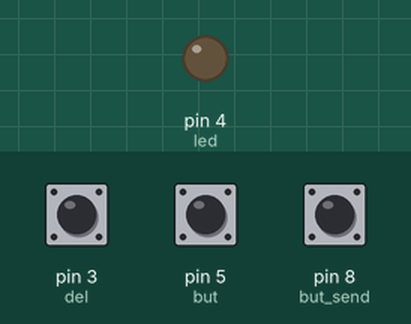
Simulated run of this sketch. Board: Arduino Uno, built with avr-gcc and run on an emulated ATmega328P. On the bench: output pins drawn as LEDs (lit = HIGH). Inputs (shaded band) come from the test bench; at power-on: pin 5 (but) HIGH, pin 3 (del) HIGH, pin 8 (but_send) HIGH. No radio packets arrive unless stated; what the sketch prints to the serial monitor is not drawn.

Above: at 1.2 s.
1.3 s: pin 5 (but) pulled LOW for 0.15 s
At 1.37 s:
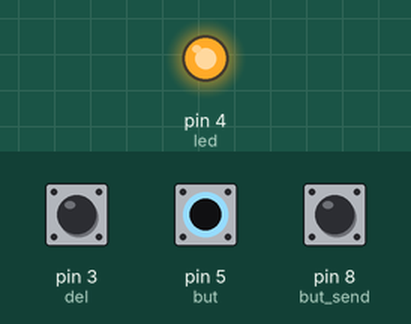
5.4 s: pin 5 (but) pulled LOW for 1 s
At 6.9 s:
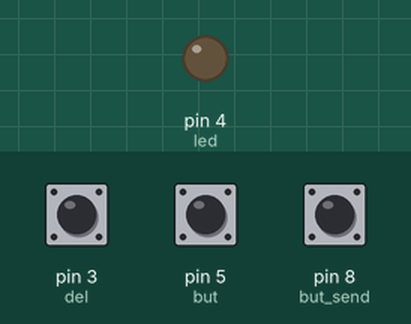
10.2 s: pin 5 (but) pulled LOW for 3.2 s
At 11.0 s:
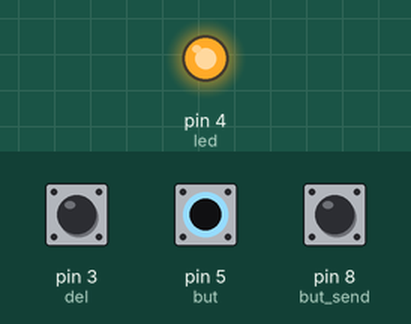
Timing chart, 0 to 14.9 s (numbered marks = the images above; inputs shaded):
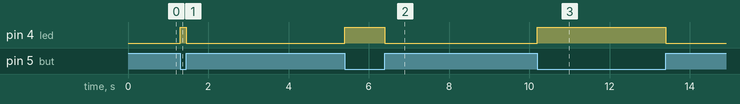

The sketch:

serial2.ino
```cpp
/* String tone = "-... ..- -. .- ";


  Morse code - Receiver

  modified on 14 Apr 2019
  by Saeed Hosseini @ Electropeak
  https://electropeak.com/learn

*/
#include <LiquidCrystal.h>
#include <SPI.h>
#include <nRF24L01.h>
#include <RF24.h>
struct record
{
    String mesaj;
    boolean state=1;
};

typedef struct record Record;
Record  button_state,button_state1 ;
RF24 radio(9, 10); // CE, CSN(pini nrf01)

// Create an LCD object. Parameters: (RS, E, D4, D5, D6, D7):
//LiquidCrystal lcd = LiquidCrystal(2, 3, 4, 5, 6, 7);
//boolean button_state = 1;
//boolean button_state1 = 1;
const byte addresses [][6] = {"00001", "00002"};  //Setting the two addresses. One for transmitting and one for receiving
// Create an LCD object. Parameters: (RS, E, D4, D5, D6, D7):
//LiquidCrystal lcd = LiquidCrystal(2, 3, 4, 5, 6, 7);
String code = "";
int len = 0;
char ch;
int ok;
char new_char;
int i1=0;
int i2=1;
const int but_send=8;
const int but = 5;
const int led = 4;
const int del = 3;
String a="";
unsigned long pres_len = 0, rel_time, pres_time = 0, old_time_len = 0, old_pres = 0, space = 0;
int state = 0;
int unit_delay = 250;
int min_delay = 10;
int buttonState = 0;

char MakeString()
{
  if (pres_len < (unit_delay*3) && pres_len > 50)
  {
    return '.';                        //if button press less than 0.6sec, it is a dot
  }
  else if (pres_len > (unit_delay*3))
  {
    return '-';                        //if button press more than 0.6sec, it is a dash
  }
}

void Morse_decod()
{
  static String morse[] = {".-", "-...", "-.-.", "-..", ".", "..-.", "--.", "....",
                             "..", ".---", "-.-", ".-..", "--", "-.", "---", ".--.", "--.-",
                             ".-.", "...", "-", "..-", "...-", ".--", "-..-", "-.--", "--..", "!"
                            };
  int i = 0;
  while (morse[i] != "!")
  {
    if (morse[i] == code)
    {
      Serial.print(char('A' + i));
      a=a+char('A' + i);
      Serial.print(" ");
      if(i2>=2)
      {
        i1++;
        i2=0;
      }
      else
      {i2++;
      }
      break;
    }
    i++;
  }
  if (morse[i] == "!")
  {
    Serial.println("");
    Serial.println("This code is not exist!");
  }

  code = "";
}
void sendText()
{
  // Aici trebuie sa fe codul pentru trimiterea efectiva a msj
  if(ok==1){
    Serial.println(a);}
  ok=0;

 delay(200);
}
void setup() {
  Serial.begin(9600);
  pinMode(but, INPUT_PULLUP);
  pinMode(but_send, INPUT_PULLUP);
  pinMode(del, INPUT_PULLUP);

  pinMode(led, OUTPUT);
//  lcd.setCursor(i1, 12);
//  lcd.begin(16, 2);
  radio.begin();                           //Starting the radio communication
  radio.openWritingPipe(addresses[0]);     //Setting the address at which we will send the data
  radio.openReadingPipe(1, addresses[1]);  //Setting the address at which we will receive the data
  radio.setPALevel(RF24_PA_MIN); //You can set it as minimum or maximum depending on the distance between the transmitter and receiver.

}
void loop() {

label:
  while (digitalRead(but) == HIGH) {
    delay(5);
    radio.startListening();

    if (radio.available())                     //Looking for incoming data
    {
           //Serial.println("radio available");
            //Serial.println(button_state);

        radio.read(&button_state, sizeof(button_state));
          //Serial.println(button_state);

      if(button_state.state == LOW)
    {

       Serial.println("Iulia a trimis mesaj"+button_state.mesaj);
    }
    else
    {
//            Serial.println("Iulia nu a trimis mesaj");

    }
    delay(5);

    radio.stopListening();                           //This sets the module as transmitter
    button_state1.state = digitalRead(but_send);
    button_state1.mesaj=a;
    radio.write(&button_state1, sizeof(button_state1));   //Sending the data
    }

      if (digitalRead(but_send) == LOW)
    {
       ok=1;
      sendText();
      }

          if (digitalRead(del) == LOW && a[0] != '\0' ) {
      Serial.println("Deleted string");
      a = "\0";
      Serial.println(a);
    }


 }
  old_pres = rel_time;
  pres_time = millis();
  digitalWrite(led, HIGH);
  while (digitalRead(but) == LOW) {}
  rel_time = millis();
  digitalWrite(led, LOW);
  pres_len = rel_time - pres_time;
  space = pres_time - old_pres;
  if (pres_len > min_delay)
  {
    code += MakeString();
  }
  while ((millis() - rel_time) < (unit_delay * 3))
  {
    if (digitalRead(but) == LOW)
    {
      goto label;
    }

  }

  Morse_decod();
  delay(1000);
//  if (digitalRead(but_send) == LOW)
//  {
//    Serial.print("ceva");
//    ok=1;
//    sendText();
//
//  }

}
```

Measured:
- after the input at 1.3 s, pin 4 (led): LOW → HIGH at once, → LOW 0.15 s later
- after the input at 5.4 s, pin 4 (led): LOW → HIGH at once, → LOW 1.0 s later
- after the input at 10.2 s, pin 4 (led): LOW → HIGH at once, → LOW 3.2 s later
